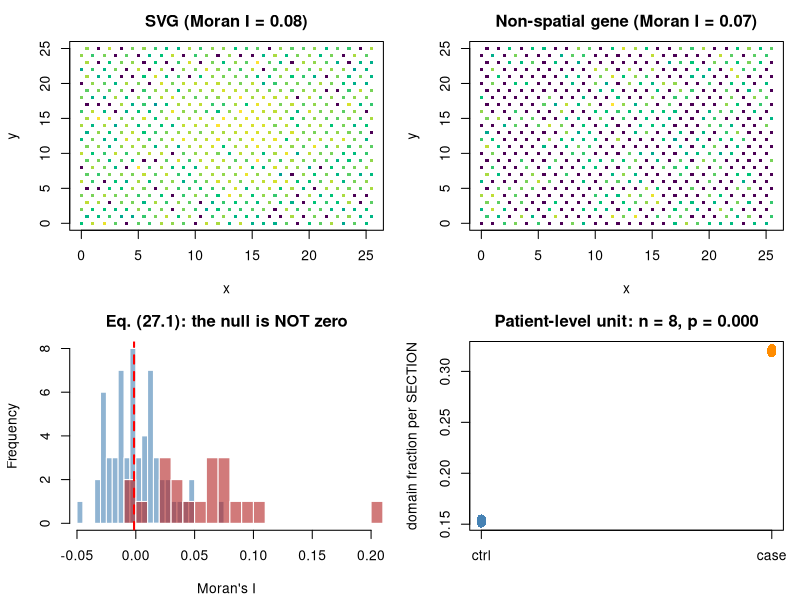

Recreate this plot in R.
#' ---
#' title: "Applied 37 - Spatial transcriptomics and spatial omics"
#' output: html_document
#' ---
#'
#' **Curriculum link:** `stats.md` -> Topic 27, equations (27.1)-(27.5)
#'
#' ## The central trap
#'
#' A tissue section contains thousands of spots but is **one observation of one
#' patient**. Spot-level p-values describe that section, not the condition.

#+ setup, message = FALSE
suppressPackageStartupMessages(library(nlme))
MODULE_NAME <- "37_spatial_omics"
OUT <- file.path(Sys.getenv("STATS_OUT", unset = "results"), MODULE_NAME)
dir.create(OUT, recursive = TRUE, showWarnings = FALSE)
header <- function(txt) cat("\n", strrep("=", 72), "\n", txt, "\n",
                            strrep("=", 72), "\n", sep = "")

#' ## 1. Simulate replicated tissue sections

#+ simulate
header("1. A multi-patient spatial experiment")
simulate_spatial <- function(n_patients = 8, side = 26, G = 250, n_svg = 30) {
  coords0 <- expand.grid(x = 0:(side-1), y = 0:(side-1))
  coords0$x <- coords0$x + (coords0$y %% 2)*0.5          # hexagonal-ish offset
  n_spot <- nrow(coords0)
  condition <- rep(c("ctrl","case"), each = n_patients/2)
  is_svg <- c(rep(TRUE, n_svg), rep(FALSE, G - n_svg))
  base <- exp(rnorm(G, -0.7, 1.1))
  blocks <- list(); metas <- list()
  for (pid in seq_len(n_patients)) {
    patient_eff <- rnorm(G, 0, 0.45)                     # patient RANDOM effect
    cx <- side/2 + rnorm(1, 0, 1.5); cy <- side/2 + rnorm(1, 0, 1.5)
    radius <- side*0.22 * if (condition[pid] == "case") 1.45 else 1
    dist_ <- sqrt((coords0$x - cx)^2 + (coords0$y - cy)^2)
    in_domain <- as.numeric(dist_ < radius)
    field <- exp(-(dist_/(side*0.25))^2)
    depth <- rlnorm(n_spot, 0, 0.32)
    mu <- outer(base*exp(patient_eff), depth)
    mu[is_svg, ] <- mu[is_svg, ] * rep(exp(1.4*field), each = sum(is_svg))
    Y <- matrix(rpois(length(mu), mu), nrow = G)
    ids <- sprintf("P%02d_S%04d", pid-1, seq_len(n_spot))
    dimnames(Y) <- list(sprintf("G%03d", seq_len(G)), ids)
    blocks[[pid]] <- Y
    metas[[pid]] <- data.frame(patient = sprintf("P%02d", pid-1),
                               condition = condition[pid],
                               x = coords0$x, y = coords0$y, in_domain = in_domain,
                               total_umi = colSums(Y), row.names = ids)
  }
  list(counts = do.call(cbind, blocks), spot_meta = do.call(rbind, metas),
       truth = data.frame(is_svg = is_svg, row.names = sprintf("G%03d", seq_len(G))))
}
set.seed(3701)
sim <- simulate_spatial()
counts <- sim$counts; spot_meta <- sim$spot_meta; truth <- sim$truth
spot_meta$condition <- factor(spot_meta$condition, levels = c("ctrl","case"))
stopifnot(identical(colnames(counts), rownames(spot_meta)))
cat(sprintf("  %d genes x %s spots from %d patients\n", nrow(counts),
            format(ncol(counts), big.mark=","), length(unique(spot_meta$patient))))
cat(sprintf("  spots per section: %d\n", sum(spot_meta$patient == "P00")))
cat(sprintf("  truly spatially variable genes: %d\n", sum(truth$is_svg)))
cat(sprintf("\n  n for CONDITION-level claims = %d patients, NOT %s spots\n",
            length(unique(spot_meta$patient)), format(ncol(counts), big.mark=",")))

#' ## 2. Spatial autocorrelation: Moran's I, eq. (27.1)
#'
#' Note `E_0[I] = -1/(n-1)`, **not zero** - a routinely misreported detail.

#+ morans
header("2. Moran's I and Geary's C (27.1)-(27.2)")
knn_weights <- function(coords, k = 6) {
  d <- as.matrix(dist(coords)); diag(d) <- Inf
  W <- matrix(0, nrow(d), nrow(d))
  for (i in seq_len(nrow(d))) W[i, order(d[i, ])[1:k]] <- 1/k
  W
}
morans_i <- function(x, W) {                                     # eq. (27.1)
  n <- length(x); z <- x - mean(x)
  den <- sum(z^2)
  if (den == 0) return(0)
  (n/sum(W)) * as.numeric(t(z) %*% W %*% z)/den
}
gearys_c <- function(x, W) {                                     # eq. (27.2)
  n <- length(x); z <- x - mean(x); den <- sum(z^2)
  if (den == 0) return(1)
  num <- sum(W * outer(x, x, "-")^2)
  ((n-1)*num)/(2*sum(W)*den)
}
p0 <- spot_meta$patient == "P00"
coords0 <- as.matrix(spot_meta[p0, c("x","y")])
W <- knn_weights(coords0, 6)
n_spots0 <- nrow(coords0)
cat(sprintf("  section P00: %d spots, k=6 neighbour graph\n", n_spots0))
cat(sprintf("  E_0[Moran's I] = -1/(n-1) = %.5f  (NOT zero)\n", -1/(n_spots0-1)))
cat("  E_0[Geary's C] = 1.0\n")
sub <- counts[, p0]
logn <- log1p(t(t(sub)/colSums(sub))*1e4)
cat(sprintf("\n  %-22s%15s%15s\n", "gene class", "mean Moran I", "mean Geary C"))
for (row_ in list(list("truly spatial (SVG)", which(truth$is_svg)[1:30]),
                  list("non-spatial", which(!truth$is_svg)[1:30])))
  cat(sprintf("  %-22s%15.4f%15.4f\n", row_[[1]],
              mean(sapply(row_[[2]], function(g) morans_i(logn[g, ], W))),
              mean(sapply(row_[[2]], function(g) gearys_c(logn[g, ], W)))))

#' ## 3. Testing spatial variability by permutation

#+ svg-test
header("3. Permutation test for spatially variable genes")
moran_perm_test <- function(x, W, n_perm = 99) {
  obs <- morans_i(x, W)
  null <- replicate(n_perm, morans_i(sample(x), W))
  c(I = obs, p = (1 + sum(null >= obs))/(n_perm + 1))
}
set.seed(3702)
genes_test <- c(which(truth$is_svg)[1:20], which(!truth$is_svg)[1:60])
svg_res <- t(sapply(genes_test, function(g) moran_perm_test(logn[g, ], W)))
rownames(svg_res) <- rownames(logn)[genes_test]
q <- p.adjust(svg_res[, "p"], "BH")
is_svg_t <- truth$is_svg[genes_test]
cat(sprintf("  tested %d genes in ONE section\n", length(genes_test)))
cat(sprintf("  detected: %d  (TP %d, FP %d)\n", sum(q < 0.05),
            sum(q < 0.05 & is_svg_t), sum(q < 0.05 & !is_svg_t)))
cat(sprintf("  sensitivity %.2f\n", sum(q < 0.05 & is_svg_t)/sum(is_svg_t)))
cat("\n  This is a valid WITHIN-SECTION claim: 'this gene is spatially organised\n")
cat("  in this tissue'. It says NOTHING about the condition.\n")
cat("  NOTE we permute VALUES over LOCATIONS, which preserves both the\n")
cat("  expression distribution and the tissue geometry. The normal\n")
cat("  approximation for Moran's I is poor on irregular lattices.\n")

#' ## 4. THE TRAP: spot-level condition testing

#+ trap
header("4. Spots are not patients (eq. 1.5 again)")
dom_frac <- aggregate(in_domain ~ patient + condition, spot_meta, mean)
d_spot <- spot_meta
d_spot$case <- as.numeric(d_spot$condition == "case")
m_spot <- glm(in_domain ~ case, data = d_spot, family = binomial())
a <- dom_frac$in_domain[dom_frac$condition == "ctrl"]
b <- dom_frac$in_domain[dom_frac$condition == "case"]
p_patient <- t.test(a, b)$p.value
m_mixed <- lme(in_domain ~ case, random = ~ 1 | patient, data = d_spot)
cat(sprintf("  domain fraction: ctrl %.3f, case %.3f\n", mean(a), mean(b)))
cat(sprintf("\n  %-44s%14s%14s\n", "analysis", "p-value", "effective n"))
cat(sprintf("  %-44s%14.2e%14s\n", "spot-level logistic (WRONG)",
            coef(summary(m_spot))["case", 4], format(nrow(d_spot), big.mark=",")))
cat(sprintf("  %-44s%14.2e%14d\n", "per-patient summary, t-test", p_patient, nrow(dom_frac)))
cat(sprintf("  %-44s%14.2e%14d\n", "mixed model, patient random effect",
            summary(m_mixed)$tTable["case", "p-value"], nrow(dom_frac)))
cat("\n  The spot-level p-value is astronomically small because it counts\n")
cat("  thousands of spots as independent. The design effect (eq. 1.8) applies\n")
cat("  exactly as it did for cells in Module 31.\n")
cat("\n  NEGATIVE CONTROL - assign patients to arms at random:\n")
set.seed(11)
fake <- t(replicate(40, {
  lv <- sample(rep(c("ctrl","case"), each = nrow(dom_frac)/2))
  names(lv) <- dom_frac$patient
  d2 <- spot_meta; d2$fake <- as.numeric(lv[as.character(d2$patient)] == "case")
  ms <- glm(in_domain ~ fake, data = d2, family = binomial())
  dd <- dom_frac; dd$fake <- lv[as.character(dd$patient)]
  c(coef(summary(ms))["fake", 4] < 0.05,
    t.test(dd$in_domain[dd$fake == "ctrl"], dd$in_domain[dd$fake == "case"])$p.value < 0.05)
}))
cat(sprintf("    spot-level false-positive rate    : %.0f%%   <- should be 5%%\n",
            100*mean(fake[, 1])))
cat(sprintf("    patient-level false-positive rate : %.0f%%\n", 100*mean(fake[, 2])))

#' ## 5. Counts stay counts: the total-UMI offset, eq. (27.4)

#+ offset
header("5. Spot depth varies enormously - use an offset (27.4)")
cat(sprintf("  total UMI per spot: %s - %s (%.1fx)\n",
            format(min(spot_meta$total_umi), big.mark=","),
            format(max(spot_meta$total_umi), big.mark=","),
            max(spot_meta$total_umi)/max(min(spot_meta$total_umi), 1)))
g_test <- 1
d <- spot_meta[p0, ]; d$y <- as.numeric(sub[g_test, ])
m_no <- glm(y ~ in_domain, data = d, family = poisson())
m_off <- glm(y ~ in_domain, data = d, family = poisson(), offset = log(total_umi))
cat(sprintf("\n  gene %s, domain effect:\n", rownames(counts)[g_test]))
cat(sprintf("    without offset: %+.4f (p = %.2e)\n", coef(m_no)["in_domain"],
            coef(summary(m_no))["in_domain", 4]))
cat(sprintf("    with offset    : %+.4f (p = %.2e)\n", coef(m_off)["in_domain"],
            coef(summary(m_off))["in_domain", 4]))
cat("  Without the offset the model partly measures how deeply each spot was\n")
cat("  sequenced, not how much RNA the cells contained (eq. 13.8).\n")

#' ## 6. Edge effects and neighbourhood-graph sensitivity

#+ edges
header("6. Edge effects and the neighbour graph")
d_edge <- pmin(coords0[,1] - min(coords0[,1]), max(coords0[,1]) - coords0[,1],
               coords0[,2] - min(coords0[,2]), max(coords0[,2]) - coords0[,2])
is_edge <- d_edge < 2
Dm <- as.matrix(dist(coords0))
n_within2 <- rowSums(Dm > 0 & Dm <= 2)
cat(sprintf("  spots within 2 units: interior mean %.1f, edge mean %.1f\n",
            mean(n_within2[!is_edge]), mean(n_within2[is_edge])))
svg0 <- which(truth$is_svg)[1]
cat(sprintf("\n  Moran's I for a spatial gene:\n"))
cat(sprintf("    all spots             : %.4f\n", morans_i(logn[svg0, ], W)))
cat(sprintf("    interior only (buffer): %.4f\n",
            morans_i(logn[svg0, !is_edge], knn_weights(coords0[!is_edge, ], 6))))
cat("  Boundary spots have fewer TRUE neighbours, which biases neighbourhood\n")
cat("  statistics. Use a buffer zone, an edge-corrected estimator, or a\n")
cat("  toroidal correction - and SAY WHICH.\n")
cat(sprintf("\n  %16s%24s%22s\n", "k (neighbours)", "mean I, spatial genes",
            "mean I, non-spatial"))
for (k in c(4, 6, 12, 30)) {
  Wk <- knn_weights(coords0, k)
  cat(sprintf("  %16d%24.4f%22.4f\n", k,
              mean(sapply(which(truth$is_svg)[1:15], function(g) morans_i(logn[g, ], Wk))),
              mean(sapply(which(!truth$is_svg)[1:15], function(g) morans_i(logn[g, ], Wk)))))
}
cat("\n  Larger neighbourhoods detect broader gradients; smaller ones detect\n")
cat("  fine structure. There is NO single correct k - report the choice and\n")
cat("  show sensitivity to it.\n")

#' ## 7. Figure

#+ figure
png(file.path(OUT, "spatial.png"), width = 1100, height = 800, res = 110)
par(mfrow = c(2, 2), mar = c(4.2, 4.2, 2.5, 1))
pal <- hcl.colors(30, "viridis")
plot(coords0, pch = 15, cex = 0.5, col = pal[cut(logn[svg0, ], 30)],
     xlab = "x", ylab = "y",
     main = sprintf("SVG (Moran I = %.2f)", morans_i(logn[svg0, ], W)))
ns <- which(!truth$is_svg)[1]
plot(coords0, pch = 15, cex = 0.5, col = pal[cut(logn[ns, ], 30)],
     xlab = "x", ylab = "y",
     main = sprintf("Non-spatial gene (Moran I = %.2f)", morans_i(logn[ns, ], W)))
hist(svg_res[!is_svg_t, "I"], breaks = 25, col = adjustcolor("steelblue", 0.6),
     border = "white", xlim = range(svg_res[, "I"]),
     main = "Eq. (27.1): the null is NOT zero", xlab = "Moran's I")
hist(svg_res[is_svg_t, "I"], breaks = 25, col = adjustcolor("firebrick", 0.6),
     border = "white", add = TRUE)
abline(v = -1/(n_spots0-1), col = "red", lty = 2, lwd = 2)
stripchart(in_domain ~ condition, data = dom_frac, vertical = TRUE, pch = 16,
           cex = 1.4, col = c("steelblue","darkorange"),
           ylab = "domain fraction per SECTION",
           main = sprintf("Patient-level unit: n = %d, p = %.3f", nrow(dom_frac), p_patient))
invisible(dev.off())
cat("\nFigure written to", file.path(OUT, "spatial.png"), "\n")

#' # PROBLEMS
#'
#' ### Problem 1: Colocalisation with a geometry-preserving null
#'
#' Label spots as cell type A or B and ask whether A and B are closer than
#' chance. Permute LABELS, keeping COORDINATES fixed. Why not permute
#' coordinates?

#+ problem1
## ---- YOUR CODE HERE ----------------------------------------------------

## ---- SOLUTION (uncomment to check) -------------------------------------
# set.seed(21)
# lab <- ifelse(spot_meta$in_domain[p0] > 0, "A", "B")
# flip <- runif(length(lab)) < 0.12
# lab <- ifelse(flip, ifelse(lab == "A", "B", "A"), lab)
# cross_nn <- function(coords, lab) {
#   A <- coords[lab == "A",, drop = FALSE]; B <- coords[lab == "B",, drop = FALSE]
#   if (!nrow(A) || !nrow(B)) return(NA)
#   mean(apply(as.matrix(dist(rbind(A, B)))[1:nrow(A), -(1:nrow(A)), drop = FALSE], 1, min))
# }
# obs <- cross_nn(coords0, lab)
# null <- replicate(299, cross_nn(coords0, sample(lab)))
# cat(sprintf("  observed mean A->nearest-B distance: %.3f\n", obs))
# cat(sprintf("  permutation null mean              : %.3f\n", mean(null)))
# cat(sprintf("  p (A closer to B than chance)      : %.4f\n",
#             (1 + sum(null <= obs))/300))
#
# ## Permuting LABELS keeps the tissue's shape, density and any holes exactly as
# ## observed, so the null asks precisely 'given this tissue geometry, is the
# ## arrangement of labels special?'. Permuting COORDINATES would destroy the
# ## geometry and test a different, uninteresting null (uniform tissue).
# ## Colocalisation is also SCALE-DEPENDENT: repeat at several radii (a cross-K
# ## function) rather than reporting a single number.

#' ### Problem 2: Deconvolution uncertainty
#'
#' Simulate spot compositions as mixtures of two cell types, estimate by
#' constrained least squares, and propagate the uncertainty into a downstream
#' comparison. How much does ignoring it inflate significance?

#+ problem2
## ---- YOUR CODE HERE ----------------------------------------------------

## ---- SOLUTION (uncomment to check) -------------------------------------
# set.seed(31)
# n_sp <- 300; G2 <- 60
# prof <- matrix(rlnorm(G2*2), G2)
# w_true <- rbeta(n_sp, 2, 2)
# Yd <- prof %*% rbind(w_true, 1 - w_true) * matrix(rlnorm(G2*n_sp, 0, 0.35), G2)
# w_hat <- apply(Yd, 2, function(y) {
#   w <- c(0.5, 0.5)
#   for (it in 1:400) {
#     g <- crossprod(prof, prof %*% w - y)
#     w <- pmax(w - 0.3*g/max(sum(prof^2), 1e-9), 0); if (sum(w) > 0) w <- w/sum(w)
#   }
#   w[1]
# })
# rmse <- sqrt(mean((w_hat - w_true)^2))
# cat(sprintf("  correlation(estimated, true) = %.3f\n", cor(w_hat, w_true)))
# cat(sprintf("  RMSE of the proportion estimate = %.3f\n", rmse))
# grp <- rep(0:1, each = n_sp/2)                   # NO real difference
# p_naive <- t.test(w_hat[grp == 0], w_hat[grp == 1])$p.value
# boot_p <- replicate(200, {
#   wb <- pmin(pmax(w_hat + rnorm(n_sp, 0, rmse), 0), 1)
#   t.test(wb[grp == 0], wb[grp == 1])$p.value
# })
# cat(sprintf("  p treating w_hat as OBSERVED    : %.4f\n", p_naive))
# cat(sprintf("  median p with uncertainty added : %.4f\n", median(boot_p)))
#
# ## Deconvolved proportions are ESTIMATES with real error, but almost every
# ## downstream analysis treats them as measured quantities. Propagate the
# ## uncertainty (bootstrap or posterior draws) or state plainly that you did
# ## not - the same understatement-of-uncertainty issue as a batch-corrected
# ## matrix in Module 19.

#' ## What to take away
#'
#' 1. **Never treat spots or cells as patient replicates.**
#' 2. Build the neighbourhood graph deliberately and report sensitivity to it.
#' 3. Use permutation nulls that preserve tissue geometry.
#' 4. Keep counts as counts with a total-UMI offset (27.4).
#' 5. `E_0[Moran's I] = -1/(n-1)`, not 0.
#' 6. Propagate deconvolution uncertainty, or say that you did not.
#'
#' **Next:** `38_survival_biomarkers.R`
